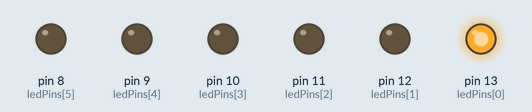
Recording of a sketch running on a simulated Arduino Uno, built with avr-gcc and run on an emulated ATmega328P. On the bench: output pins drawn as LEDs (lit = HIGH).

Above: at 0.1 s.
At 0.7 s:
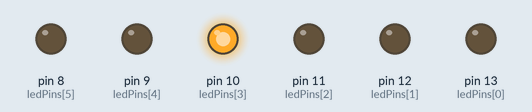
At 1.1 s:
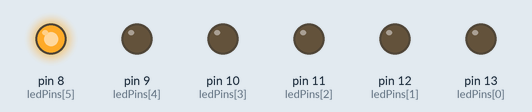
At 2.3 s:
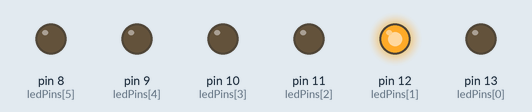
At 3.3 s:
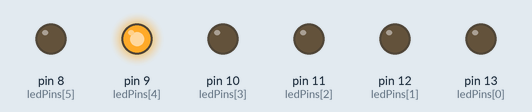
At 4.5 s:
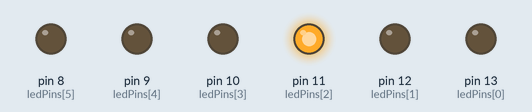
Timing chart, 0 to 4.8 s (numbered marks = the images above):
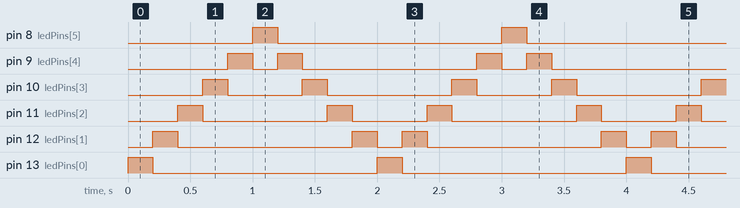

Measured:
- by itself, pin 8 (ledPins[5]), pin 13 (ledPins[0]): alternates HIGH for 0.20 s and LOW for 1.8 s
- by itself, pin 9 (ledPins[4]): repeats every 2.0 s: LOW 0.20 s, HIGH 0.20 s, LOW 1.4 s, HIGH 0.20 s
- by itself, pin 10 (ledPins[3]): repeats every 2.0 s: LOW 0.60 s, HIGH 0.20 s, LOW 1.0 s, HIGH 0.20 s
- by itself, pin 11 (ledPins[2]): repeats every 2.0 s: LOW 1.0 s, HIGH 0.20 s, LOW 0.60 s, HIGH 0.20 s
- by itself, pin 12 (ledPins[1]): repeats every 2.0 s: LOW 1.4 s, HIGH 0.20 s, LOW 0.20 s, HIGH 0.20 s

The sketch:

Knigh_rider_effect_copy_20251110094528.ino
```cpp
int ledPins[] = {13, 12, 11, 10, 9, 8};

void setup() {
  for (int i = 0; i < 6; i++) {
    pinMode(ledPins[i], OUTPUT);
  }
}

void loop() {
  for (int i = 0; i < 6; i++) {
    digitalWrite(ledPins[i], HIGH);
    delay(200);
    digitalWrite(ledPins[i], LOW);
  }
  for (int i = 6 - 2; i >= 1; i--) {
    digitalWrite(ledPins[i], HIGH);
    delay(200);
    digitalWrite(ledPins[i], LOW);
  }
}
```
